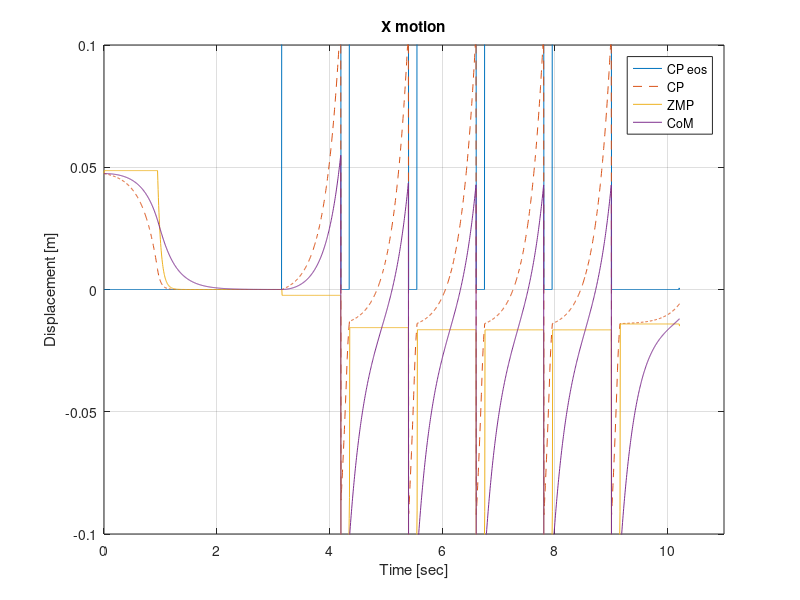
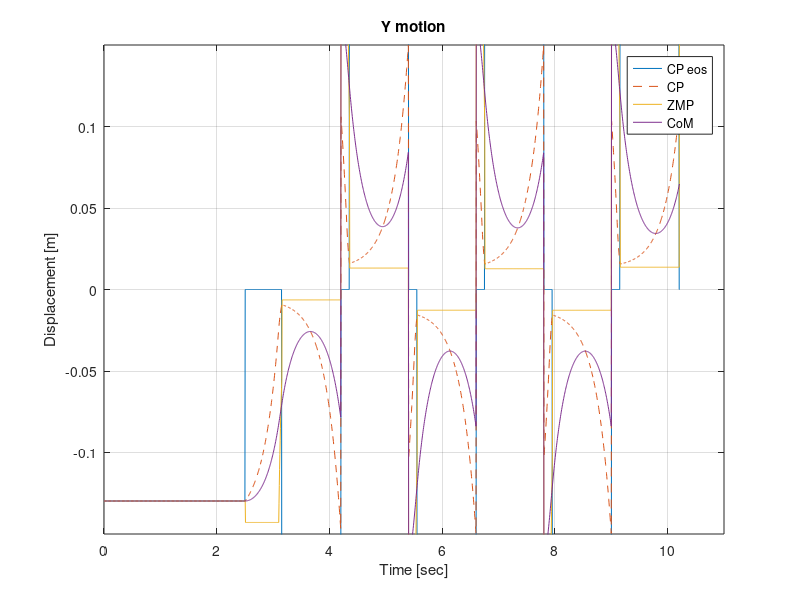
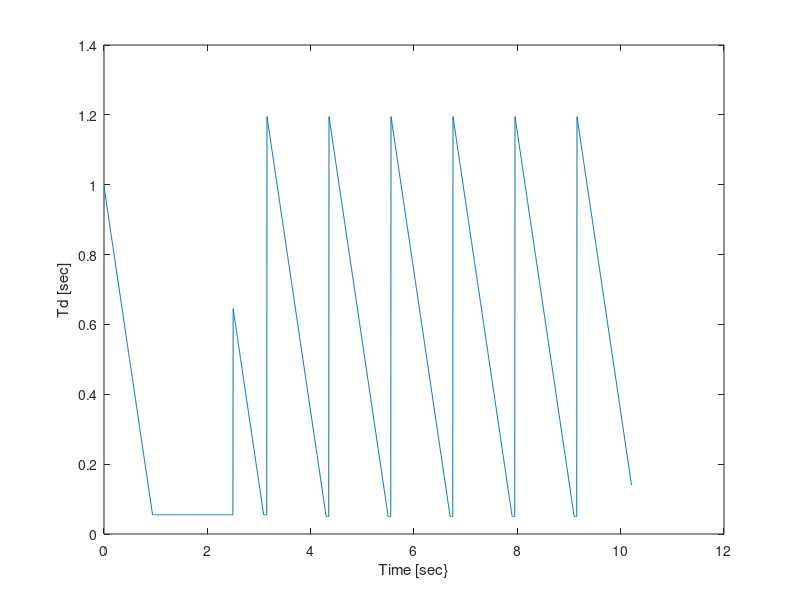

Here is the MATLAB script that generated these plots, in order:

load alfred_hw8.txt;

x=alfred_hw8(:,1);
y1=alfred_hw8(:,2);
y2=alfred_hw8(:,3);
y3=alfred_hw8(:,4);
y4=alfred_hw8(:,5);
y5=alfred_hw8(:,6);
y6=alfred_hw8(:,7);
y7=alfred_hw8(:,8);
y8=alfred_hw8(:,9);
y9=alfred_hw8(:,10);

%% X %%
figure (1)
plot(x,y7);
xlim([0, 11]);
hold on;
plot(x,y5,'--');
hold on;
plot(x,y3);
ylim([-0.1, 0.1]);
hold on;
plot(x,y1);
hold on;
xlabel('Time [sec]');
ylabel('Displacement [m]');
title('X motion');
legend('CP eos', 'CP', 'ZMP', 'CoM');
hold on;
grid on;

%% Y %%
figure (2)
plot(x,y8);
xlim([0, 11]);
hold on;
plot(x,y6,'--');
hold on;
plot(x,y4);
ylim([-0.15, 0.15]);
hold on;
plot(x,y2);
hold on;
xlabel('Time [sec]');
ylabel('Displacement [m]');
title('Y motion');
legend('CP eos', 'CP', 'ZMP', 'CoM');
hold on;
grid on;


figure(3);
plot(x,y9);
ylabel('Td [sec]');
xlabel('Time [sec}')
